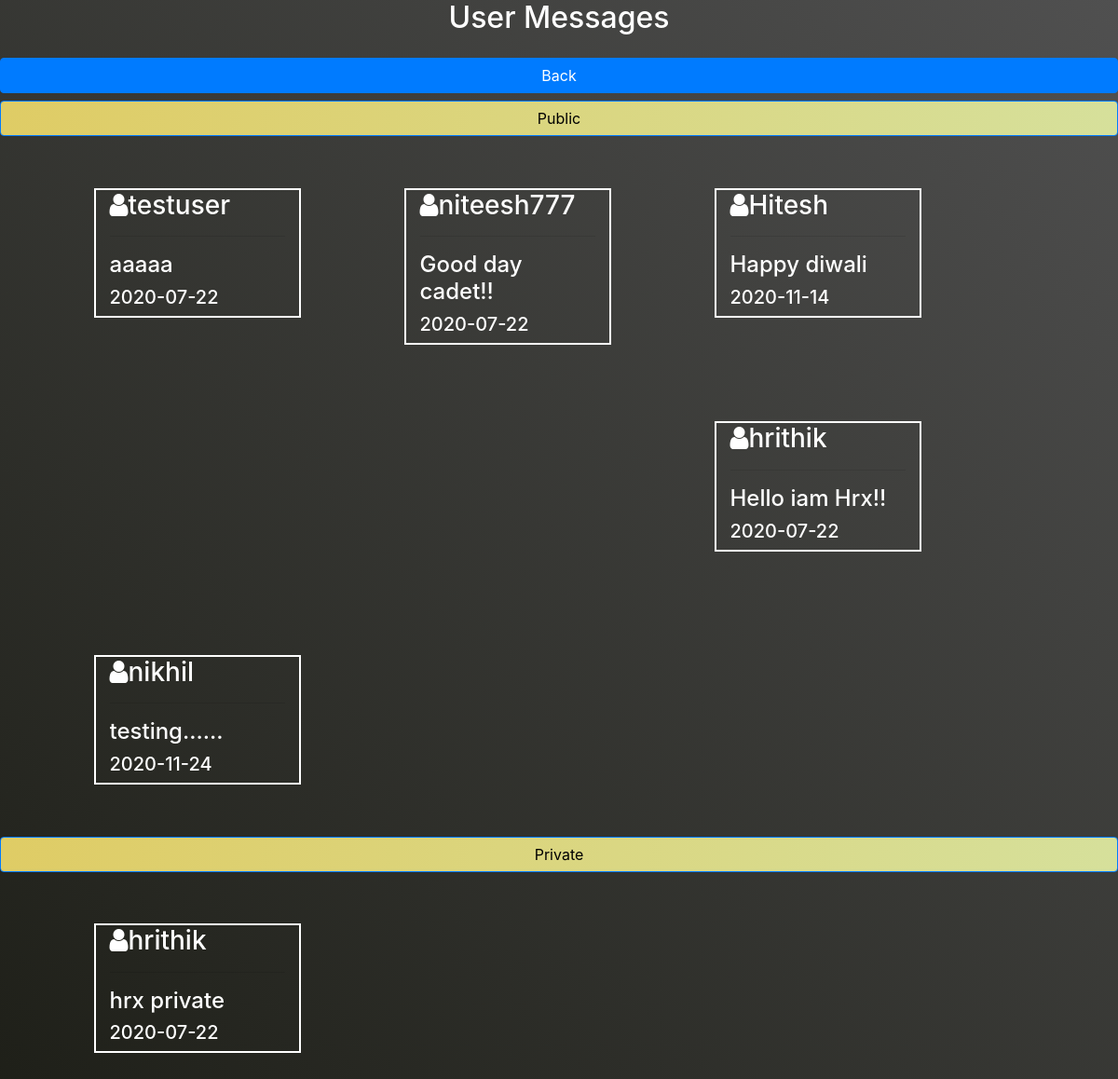
The app's page /web_pro/show.php (signed in) with its own data.
### tables this page shows
CREATE TABLE `public` (
  `username` varchar(50) NOT NULL,
  `message` varchar(200) NOT NULL,
  `date` varchar(20) NOT NULL
);

CREATE TABLE `private` (
  `username` varchar(50) NOT NULL,
  `message` varchar(200) NOT NULL,
  `date` varchar(20) NOT NULL
);

### web_pro/show.php (the view, shortened to what this page needs)
<!DOCTYPE html>
<html>
<head>
    <link rel="stylesheet" href="https://stackpath.bootstrapcdn.com/bootstrap/4.5.2/css/bootstrap.min.css"
>
    <?php include 'links/links.php' ?>
</head>
<body>
    <h2 class="text-center mb-4">User Messages</h2>
    <a href="futureself.php" class="btn btn-primary btn-block float-right">Back</a>
    <a href="#" class="btn btn-primary btn-block float-right"style="background: linear-gradient(90deg, rgb(223, 204, 101),rgb(214, 224, 155)); color:black;">Public</a>
    <div class="dimension">
        <div class="container">
            <?php
                include 'dbcon.php';
                $selectquery="select * from public ";
                $query=mysqli_query($con,$selectquery);
                while($res=mysqli_fetch_array($query))
                {
                ?>
                    <div id="info" class="col-sm-4">
                        <h3><i class="fa fa-user" aria-hidden="true"></i><?php echo $res['username'];?></h3>
                        <hr style="color:white">
                        <h4 id="mes"><?php echo $res['message'];?></h4>
                        <h5><?php echo $res['date'];?></h5>
                    </div>
                <?php
                }
            ?>
        </div>
    </div>
    <a href="#" class="btn btn-primary btn-block float-right" style="background: linear-gradient(90deg, rgb(223, 204, 101),rgb(214, 224, 155)); color:black;">Private</a>
    <div class="dimension">
        <div class="container">
            <?php
                include 'dbcon.php';
                $name = $_SESSION['username'];
                $selectquery="select * from private where username='$name'";
                $query=mysqli_query($con,$selectquery);
                while($res=mysqli_fetch_array($query))
                {
                ?>
                    <div id="info" class="col-sm-4">
                        <h3><i class="fa fa-user" aria-hidden="true"></i><?php echo $res['username'];?></h3>
                        <hr style="color:white">
                        <h4 id="mes"><?php echo $res['message'];?></h4>
                        <h5><?php echo $res['date'];?></h5>
                    </div>
                <?php
                }
            ?>
        </div>
    </div>
</body>
</html>

### web_pro/show.php (style rules this page uses)
body { background:linear-gradient(45deg,rgb(30, 31, 24),rgb(80, 80, 80)); color: white; }
#info { border: 2px solid white; float:left; width:20%; margin:5%; }
#mes { overflow: hidden; text-overflow: ellipsis; }

### records on screen
public: username "testuser", message "aaaaa", date "2020-07-22"
public: username "niteesh777", message "Good day cadet!!", date "2020-07-22"
public: username "Hitesh", message "Happy diwali", date "2020-11-14"
public: username "hrithik", message "Hello iam Hrx!!", date "2020-07-22"
public: username "nikhil", message "testing......", date "2020-11-24"
private: username "hrithik", message "hrx private", date "2020-07-22"
